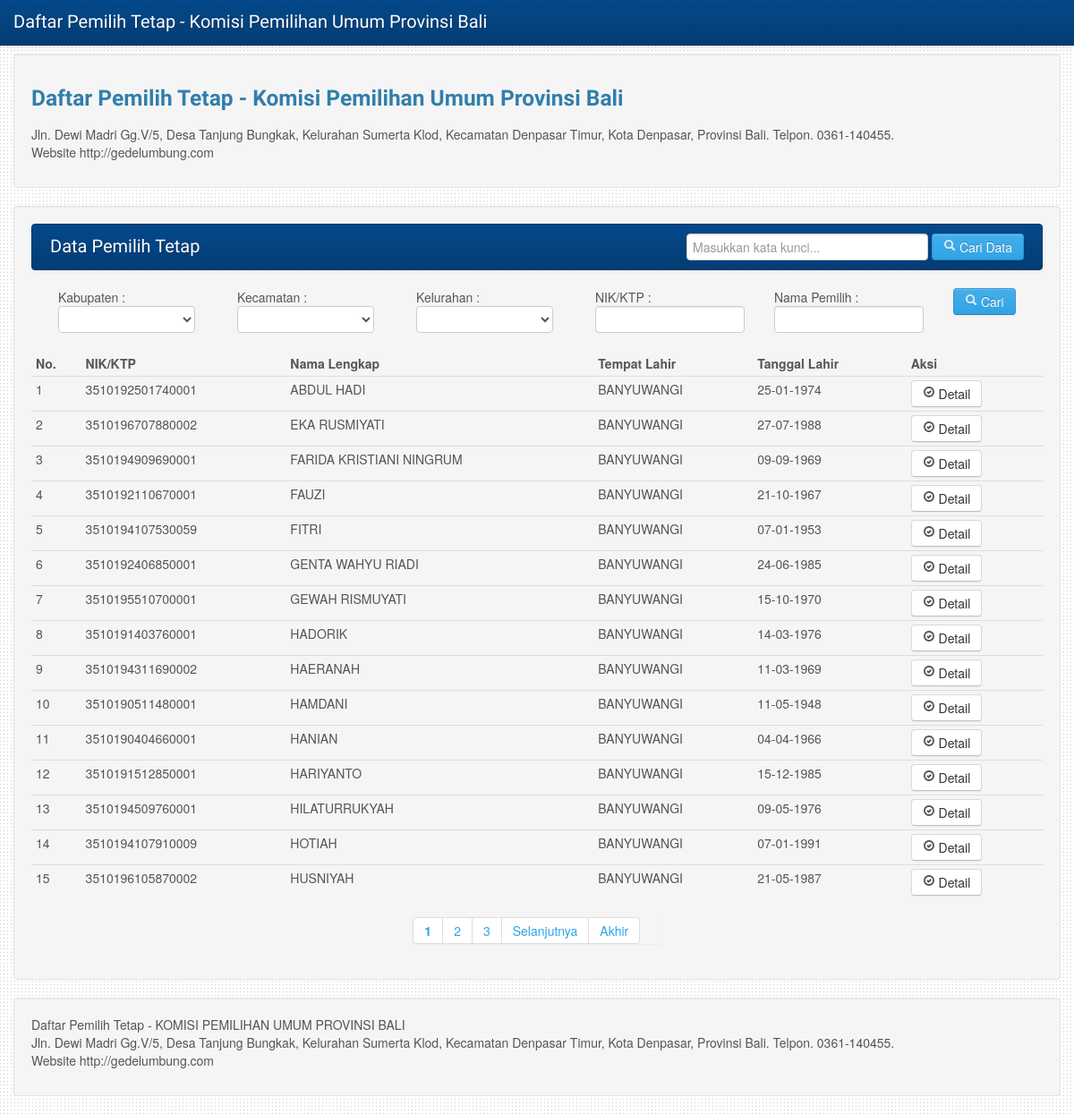
/index.php/app_front/cari, run on the app's committed database.
### tables this page shows
CREATE TABLE IF NOT EXISTS `tbl_data_pemilih` (
  `id_data_pemilih` int(11) NOT NULL AUTO_INCREMENT,
  `id_kabupaten` int(10) NOT NULL,
  `id_kecamatan` int(10) NOT NULL,
  `id_kelurahan_desa` int(10) NOT NULL,
  `id_tps` int(10) NOT NULL,
  `nik_ktp` varchar(50) NOT NULL,
  `nama_lengkap` varchar(100) NOT NULL,
  `tempat_lahir` varchar(50) NOT NULL,
  `tanggal_lahir` varchar(50) NOT NULL,
  `umur` varchar(10) NOT NULL,
  `stts_perkawinan` varchar(1) DEFAULT NULL,
  `jk_l` varchar(2) DEFAULT NULL,
  `jk_p` varchar(2) DEFAULT NULL,
  `alamat` text,
  `keterangan` text,
  PRIMARY KEY (`id_data_pemilih`)
);

### index.php (called while the page is built, shortened)
<?php
require_once BASEPATH.'core/CodeIgniter.php';

### application/controllers/app_front.php (called while the page is built, shortened)
<?php if ( ! defined('BASEPATH')) exit('No direct script access allowed');
class app_front extends CI_Controller {
	public function cari()
	{
		if($this->input->post("cari")=="")
		{
			$kata = $this->session->userdata('kata_cari');
		}
		else
		{
			$sess_data['kata_cari'] = $this->input->post("cari");
			$this->session->set_userdata($sess_data);
			$kata = $this->session->userdata('kata_cari');
		}
		$set_sess['id_kabupaten_session'] = $this->session->userdata("id_kabupaten_session");
		$set_sess['id_kecamatan_session'] = $this->session->userdata("id_kecamatan_session");
		$set_sess['id_kelurahan_session'] = $this->session->userdata("id_kelurahan_session");
		$set_sess['id_nik'] = $this->session->userdata("id_nik");
		$set_sess['id_nama'] = $this->session->userdata("id_nama");
		$this->session->unset_userdata($set_sess);
		$page=$this->uri->segment(3);
		$limit=$this->config->item('limit_data');
		if(!$page):
		$offset = 0;
		else:
		$offset = $page;
		endif;
		$d['tot'] = $offset;
		$tot_hal = $this->db->query("select * from tbl_data_pemilih where nama_lengkap like '%".$kata."%'");
		$config['base_url'] = base_url() . 'app_front/cari/';
		$config['total_rows'] = $tot_hal->num_rows();
		$config['per_page'] = $limit;
		$config['uri_segment'] = 3;
		$config['first_link'] = 'Awal';
		$config['last_link'] = 'Akhir';
		$config['next_link'] = 'Selanjutnya';
		$config['prev_link'] = 'Sebelumnya';
		$this->pagination->initialize($config);
		$d["paginator"] =$this->pagination->create_links();
		$d['data_get'] = $this->db->query("select * from tbl_data_pemilih where nama_lengkap like '%".$kata."%' LIMIT ".$offset.",".$limit."");
		$d['data_kabupaten'] = $this->db->get("tbl_kabupaten");
		$d['data_kecamatan'] = $this->db->get("tbl_kecamatan");
		$d['data_kelurahan'] = $this->db->get("tbl_kelurahan_desa");
		$d['data_tps'] = $this->db->get("tbl_tps");
		$this->load->view("app_front/global/header",$d);
		$this->load->view("app_front/data_pemilih/home");
		$this->load->view("app_front/global/footer");
	}
}

### application/views/app_front/data_pemilih/home.php (the view, shortened to what this page needs)
    <div class="container">
	<div class="well">
	  <div class="row">
		<div class="span">
		  <h3><?php echo $this->config->item("nama_perusahaan"); ?></h3>
		  <p><?php echo $this->config->item("alamat_perusahaan"); ?></p>
		</div>
	  </div>
	</div>
  <div class="well">
	<div class="navbar navbar-inverse">
	  <div class="navbar-inner">
		<div class="container">
		  <a class="brand" href="#">Data Pemilih Tetap</a>
		<div class="span5 pull-right">
		<?php echo form_open("app_front/cari",'class="navbar-form pull-right"'); ?>
		  <input type="text" class="span3" placeholder="Masukkan kata kunci..." name="cari">
		  <button type="submit" class="btn btn-primary"><i class="icon-search icon-white"></i> Cari Data</button>
		<?php echo form_close(); ?>
		</div>
		</div>
	  </div>
	</div>
	  <section>
	<?php echo form_open("app_front/set",'name="frm_filter"'); ?>
	<p class="span2">
		Kabupaten :
		<select data-placeholder="Pilih Kabupaten..." class="chzn-select" style="width:90%;" tabindex="2" name="id_kabupaten" id="id_kabupaten">
		<option value=""></option>
		<?php
			foreach($data_kabupaten->result_array() as $d)
			{
				if($this->session->userdata("id_kabupaten_session")==$d['id_kabupaten'])
				{
		?>
			<option value="<?php echo $d['id_kabupaten']; ?>" selected="selected"><?php echo $d['nama_kabupaten']; ?></option>
		<?php
				}
				else
				{
		?>
			<option value="<?php echo $d['id_kabupaten']; ?>"><?php echo $d['nama_kabupaten']; ?></option>
		<?php
				}
			}
		?>
	  </select>
	</p>
	<p class="span2">
		Kecamatan :
		<select data-placeholder="Pilih Kecamatan..." class="chzn-select" style="width:90%;" tabindex="2" name="id_kecamatan" id="id_kecamatan">
		<option value=""></option>
		<?php
			foreach($data_kecamatan->result_array() as $d)
			{
				if($this->session->userdata("id_kecamatan_session")==$d['id_kecamatan'])
				{
		?>
			<option value="<?php echo $d['id_kecamatan']; ?>" selected="selected"><?php echo $d['nama_kecamatan']; ?></option>
		<?php
				}
				else
				{
		?>
			<option value="<?php echo $d['id_kecamatan']; ?>"><?php echo $d['nama_kecamatan']; ?></option>
		<?php
				}
			}
		?>
	  </select>
	</p>
	<p class="span2">
		Kelurahan :
		<select data-placeholder="Pilih Kelurahan/Desa..." class="chzn-select" style="width:90%;" tabindex="2" name="id_kelurahan_desa" id="id_kelurahan_desa">
		<option value=""></option>
		<?php
			foreach($data_kelurahan->result_array() as $d)
			{
				if($this->session->userdata("id_kelurahan_session")==$d['id_kelurahan_desa'])
				{
		?>
			<option value="<?php echo $d['id_kelurahan_desa']; ?>" selected="selected"><?php echo $d['nama_kelurahan_desa']; ?></option>
		<?php
				}
				else
				{
		?>
			<option value="<?php echo $d['id_kelurahan_desa']; ?>"><?php echo $d['nama_kelurahan_desa']; ?></option>
		<?php
				}
			}
		?>
	  </select>
	</p>
	<p class="span2">
		NIK/KTP :
		<input type="text" name="nik" value="<?php echo $this->session->userdata("id_nik"); ?>" style="width:90%;">
	</p>
	<p class="span2">
		Nama Pemilih :
		<input type="text" name="nama_pemilih" value="<?php echo $this->session->userdata("id_nama"); ?>" style="width:90%;">
	</p>
	<p class="span1">
		<button type="submit" class="btn btn-primary"><i class="icon-search icon-white"></i> Cari</button>
	</p>
	<?php echo form_close(); ?>
 		<section>
		  <table class="table table-hover table-condensed">
		    <thead>
		      <tr>
		        <th>No.</th>
		        <th>NIK/KTP</th>
		        <th>Nama Lengkap</th>
		        <th>Tempat Lahir</th>
				<th>Tanggal Lahir</th>
				<th>Aksi</th>
		      </tr>
		    </thead>
		    <tbody>
		<?php
			$no=1+$tot;
			foreach($data_get->result_array() as $dp)
			{
			?>
		      <tr>
		        <td><?php echo $no; ?></td>
		        <td><?php echo $dp['nik_ktp']; ?></td>
		        <td><?php echo $dp['nama_lengkap']; ?></td>
		        <td><?php echo $dp['tempat_lahir']; ?></td>
		        <td><?php echo $dp['tanggal_lahir']; ?></td>
				<td>
			        <div class="btn-group">
			          <a class="btn small-box" href="<?php echo base_url(); ?>app_front/detail/<?php echo $dp['id_data_pemilih']; ?>"><i class="icon-ok-circle"></i> Detail</a>
			        </div>
				</td>
		      </tr>
			 <?php
			 		$no++;
			 	}
			 ?>
		    </tbody>
		  </table>
		</section>
	<div class="pagination pagination-centered">
		<ul>
		<?php
			echo $paginator;
		?>
		</ul>
	</div>
</section>
  </div>

### application/config/config.php (shortened to what this page needs)
<?php  if ( ! defined('BASEPATH')) exit('No direct script access allowed');
$config['alamat_perusahaan'] = 'Jln. Dewi Madri Gg.V/5, Desa Tanjung Bungkak, Kelurahan Sumerta Klod, Kecamatan Denpasar Timur, Kota Denpasar, Provinsi Bali. Telpon. 0361-140455. <br>Website http://gedelumbung.com';
$config['lisensi_app'] = 'Daftar Pemilih Tetap - KOMISI PEMILIHAN UMUM PROVINSI BALI<br>
Jln. Dewi Madri Gg.V/5, Desa Tanjung Bungkak, Kelurahan Sumerta Klod, Kecamatan Denpasar Timur, Kota Denpasar, Provinsi Bali. Telpon. 0361-140455. <br>Website http://gedelumbung.com';

### application/views/app_front/global/header.php (shortened to what this page needs)
<!DOCTYPE html>
<html lang="en">
  <head>
    <link href="<?php echo base_url(); ?>asset/bootstrap/css/bootstrap.min.css" rel="stylesheet">
    <link href="<?php echo base_url(); ?>asset/bootstrap/css/bootstrap-responsive.min.css" rel="stylesheet">
    <link href="<?php echo base_url(); ?>asset/bootstrap/css/docs.css" rel="stylesheet">
    <link href="<?php echo base_url(); ?>asset/bootstrap/css/chosen.css" rel="stylesheet">
	<link rel="stylesheet" href="<?php echo base_url(); ?>asset/colorbox/colorbox.css" />
  </head>
  <body>
    <div class="navbar navbar-inverse navbar-fixed-top">
      <div class="navbar-inner">
        <div class="container">
          <a class="brand" href="<?php echo base_url(); ?>"><?php echo $this->config->item("nama_perusahaan"); ?></a>
        </div>
      </div>
    </div>

### application/views/app_front/global/footer.php
      <footer class="well">
        <p><?php echo $this->config->item("lisensi_app"); ?></p>
      </footer>
    </div>
  </body>
</html>

### data on the page
tbl_data_pemilih: nik_ktp "3510192501740001", nama_lengkap "ABDUL HADI", tempat_lahir "BANYUWANGI", tanggal_lahir "25-01-1974"
tbl_data_pemilih: nik_ktp "3510196707880002", nama_lengkap "EKA RUSMIYATI", tempat_lahir "BANYUWANGI", tanggal_lahir "27-07-1988"
tbl_data_pemilih: nik_ktp "3510194909690001", nama_lengkap "FARIDA KRISTIANI NINGRUM", tempat_lahir "BANYUWANGI", tanggal_lahir "09-09-1969"
tbl_data_pemilih: nik_ktp "3510192110670001", nama_lengkap "FAUZI", tempat_lahir "BANYUWANGI", tanggal_lahir "21-10-1967"
tbl_data_pemilih: nik_ktp "3510194107530059", nama_lengkap "FITRI", tempat_lahir "BANYUWANGI", tanggal_lahir "07-01-1953"
tbl_data_pemilih: nik_ktp "3510192406850001", nama_lengkap "GENTA WAHYU RIADI", tempat_lahir "BANYUWANGI", tanggal_lahir "24-06-1985"
tbl_data_pemilih: nik_ktp "3510195510700001", nama_lengkap "GEWAH RISMUYATI", tempat_lahir "BANYUWANGI", tanggal_lahir "15-10-1970"
tbl_data_pemilih: nik_ktp "3510191403760001", nama_lengkap "HADORIK", tempat_lahir "BANYUWANGI", tanggal_lahir "14-03-1976"
tbl_data_pemilih: nik_ktp "3510194311690002", nama_lengkap "HAERANAH", tempat_lahir "BANYUWANGI", tanggal_lahir "11-03-1969"
tbl_data_pemilih: nik_ktp "3510190511480001", nama_lengkap "HAMDANI", tempat_lahir "BANYUWANGI", tanggal_lahir "11-05-1948"
tbl_data_pemilih: nik_ktp "3510190404660001", nama_lengkap "HANIAN", tempat_lahir "BANYUWANGI", tanggal_lahir "04-04-1966"
tbl_data_pemilih: nik_ktp "3510191512850001", nama_lengkap "HARIYANTO", tempat_lahir "BANYUWANGI", tanggal_lahir "15-12-1985"
tbl_data_pemilih: nik_ktp "3510194509760001", nama_lengkap "HILATURRUKYAH", tempat_lahir "BANYUWANGI", tanggal_lahir "09-05-1976"
tbl_data_pemilih: nik_ktp "3510194107910009", nama_lengkap "HOTIAH", tempat_lahir "BANYUWANGI", tanggal_lahir "07-01-1991"
tbl_data_pemilih: nik_ktp "3510196105870002", nama_lengkap "HUSNIYAH", tempat_lahir "BANYUWANGI", tanggal_lahir "21-05-1987"

### other printed values
$this->config->item("nama_perusahaan") "Daftar Pemilih Tetap - Komisi Pemilihan Umum Provinsi Bali"
$paginator "1 2 3 Selanjutnya Akhir"
